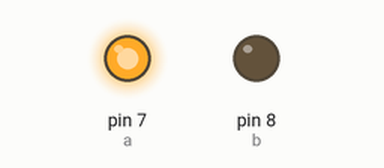
This sketch was run on a simulated Arduino Uno, built with avr-gcc and run on an emulated ATmega328P. Parts: output pins drawn as LEDs (lit = HIGH).

Above: at 0.5 s.
At 26.5 s:
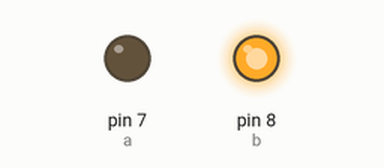
At 52.6 s:
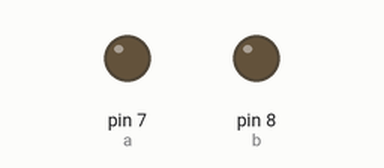
Timing chart, 0 to 66.4 s (numbered marks = the images above):
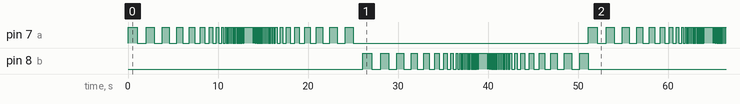

The sketch:

2loop.ino
```cpp
int a=7,b=8;
void setup(){
  pinMode(a,OUTPUT);
  pinMode(b,OUTPUT);
}


void LED(int var1){
  for(int i=1000;i>10;)
  {
  digitalWrite(var1,HIGH);
  delay(i);
  digitalWrite(var1,LOW);
  delay(i);
  if (i<=100)i=i-5;
  else i=i-100;
}

digitalWrite(var1,HIGH);
  delay(1000);
  for(int i=10;i<=1000;)
  {
    delay(i);
    digitalWrite(var1, HIGH);
    delay(i);
    digitalWrite(var1, LOW);
    if (i<=100)i=i+5;
    else i=i+100;
      }
  }

void loop(){

  LED(a);
  delay(1000);
  LED(b);
}
```

Measured:
- by itself, pin 7 (a), pin 8 (b): moves between LOW and HIGH, repeating every 51.1 s
- by itself, everything shown: repeats every 51.1 s, in 180 steps
